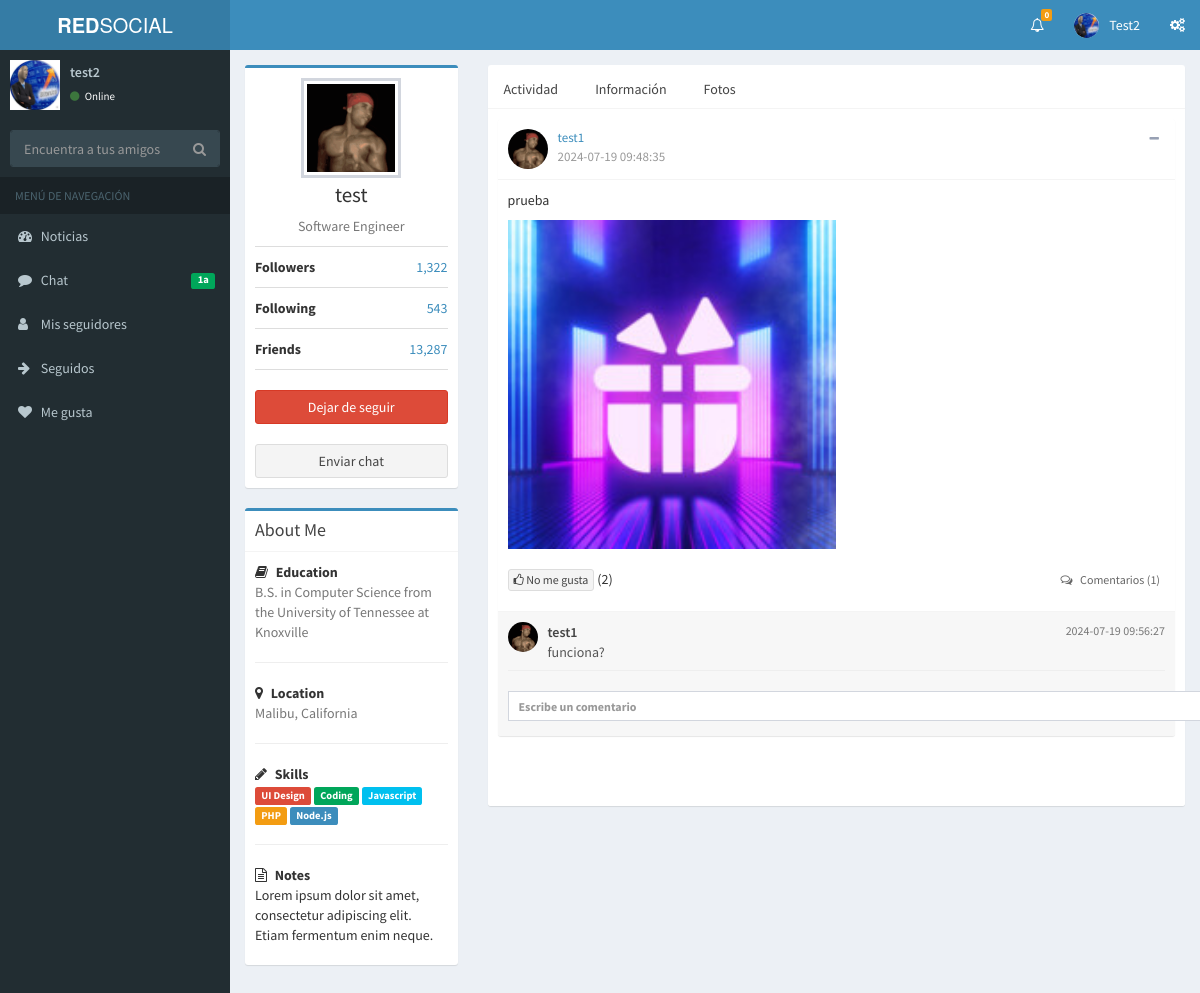
The app's page /perfil.php?id=7 (signed in) with its own data.
### tables this page shows
CREATE TABLE `usuarios` (
  `id_use` int(11) NOT NULL,
  `nombre` varchar(100) NOT NULL,
  `usuario` varchar(100) NOT NULL,
  `contrasena` varchar(100) NOT NULL,
  `nacimiento` date NOT NULL DEFAULT '2000-01-01',
  `avatar` varchar(200) NOT NULL,
  `email` varchar(100) NOT NULL,
  `sexo` varchar(10) NOT NULL DEFAULT 'Nin',
  `fecha_reg` datetime NOT NULL,
  `verificado` int(11) NOT NULL DEFAULT 0,
  `privada` int(1) NOT NULL DEFAULT 0
);

CREATE TABLE `publicaciones` (
  `id_pub` int(11) NOT NULL,
  `usuario` int(11) NOT NULL,
  `fecha` datetime NOT NULL,
  `contenido` text NOT NULL,
  `imagen` int(11) NOT NULL,
  `album` int(11) NOT NULL,
  `comentarios` int(11) NOT NULL,
  `likes` int(11) NOT NULL
);

CREATE TABLE `fotos` (
  `id_fot` int(11) NOT NULL,
  `usuario` int(11) NOT NULL,
  `fecha` date NOT NULL,
  `ruta` varchar(200) NOT NULL,
  `album` int(11) NOT NULL,
  `publicacion` int(11) NOT NULL
);

CREATE TABLE `comentarios` (
  `id_com` int(11) NOT NULL,
  `usuario` int(11) NOT NULL,
  `comentario` text NOT NULL,
  `fecha` datetime NOT NULL,
  `publicacion` int(11) NOT NULL
);

### miactividad.php (the view, shortened to what this page needs)
<?php
include 'lib/config.php';
?>
<?php
$CantidadMostrar=5;
$aid = mysqli_real_escape_string($connect,$_GET['id']);
    $compag         =(int)(!isset($_GET['pag'])) ? 1 : $_GET['pag'];
  $consultavistas ="SELECT *
        FROM
        publicaciones WHERE usuario = '$aid'
        ORDER BY
        id_pub DESC LIMIT ".(($compag-1)*$CantidadMostrar)." , ".$CantidadMostrar;
  $consulta=mysqli_query($connect,$consultavistas);
  while ($lista=mysqli_fetch_array($consulta)) {
    $userid = mysqli_real_escape_string($connect,$lista['usuario']);
    $usuariob = mysqli_query($connect,"SELECT * FROM usuarios WHERE id_use = '$userid'");
    $use = mysqli_fetch_array($usuariob);
    $fotos = mysqli_query($connect,"SELECT * FROM fotos WHERE publicacion = '$lista[id_pub]'");
    $fot = mysqli_fetch_array($fotos);
  ?>
          <div class="box box-widget">
            <div class="box-header with-border">
              <div class="user-block">
                <img class="img-circle" src="avatars/<?php echo $use['avatar']; ?>" alt="User Image">
                <span class="description" onclick="location.href='perfil.php?id=<?php echo $use['id_use'];?>';" style="cursor:pointer; color: #3C8DBC;""><?php echo $use['usuario'];?></span>
                <span class="description"><?php echo $lista['fecha'];?></span>
              </div>
              <div class="box-tools">
                <button type="button" class="btn btn-box-tool" data-widget="collapse"><i class="fa fa-minus"></i>
                </button>
              </div>
            </div>
            <div class="box-body">
              <p><?php echo $lista['contenido'];?></p>
              <?php
              if($lista['imagen'] != 0)
              {
              ?>
              <img src="publicaciones/<?php echo $fot['ruta'];?>" width="50%">
              <?php
              }
              ?>
              <br><br>
              <?php
              $numcomen = mysqli_num_rows(mysqli_query($connect,"SELECT * FROM comentarios WHERE publicacion = '".$lista['id_pub']."'"));
              ?>
            <ul class="list-inline">
              <?php
              $query = mysqli_query($connect,"SELECT * FROM likes WHERE post = '".$lista['id_pub']."' AND usuario = ".$_SESSION['id']."");
              if (mysqli_num_rows($query) == 0) { ?>
                <li><div class="btn btn-default btn-xs like" id="<?php echo $lista['id_pub']; ?>"><i class="fa fa-thumbs-o-up"></i> Me gusta </div><span id="likes_<?php echo $lista['id_pub']; ?>"> (<?php echo $lista['likes']; ?>)</span></li>
              <?php } else { ?>
                <li><div class="btn btn-default btn-xs like" id="<?php echo $lista['id_pub']; ?>"><i class="fa fa-thumbs-o-up"></i> No me gusta </div><span id="likes_<?php echo $lista['id_pub']; ?>"> (<?php echo $lista['likes']; ?>)</span></li>
              <?php } ?>
                    <li class="pull-right">
                      <span href="#" class="link-black text-sm"><i class="fa fa-comments-o margin-r-5"></i> Comentarios
                        (<?php echo $numcomen; ?>)</span></li>
                  </ul>
            </div>
            <div class="box-footer box-comments">
            <?php
            $comentarios = mysqli_query($connect,"SELECT * FROM comentarios WHERE publicacion = '".$lista['id_pub']."' ORDER BY id_com desc LIMIT 2");
            while($com=mysqli_fetch_array($comentarios)){
              $usuarioc = mysqli_query($connect,"SELECT * FROM usuarios WHERE id_use = '".$com['usuario']."'");
              $usec = mysqli_fetch_array($usuarioc);
              ?>
              <div class="box-comment">
                <img class="img-circle img-sm" src="avatars/<?php echo $usec['avatar'];?>">
                <div class="comment-text">
                      <span class="username">
                        <?php echo $usec['usuario'];?>
                        <span class="text-muted pull-right"><?php echo $com['fecha'];?></span>
                      </span>
                  <?php echo $com['comentario'];?>
                </div>
              </div>
              <?php } ?>
              <br>
                <form method="post" action="">
                <label id="record-<?php  echo $lista['id_pub'];?>">
                <input type="text" class="enviar-btn form-control input-sm" style="width: 800px;" placeholder="Escribe un comentario" name="comentario" id="comentario-<?php  echo $lista['id_pub'];?>">
                </form>
              </div>
        </div>
    <br><br>
  <?php
  }
?>

### perfil.php (shortened to what this page needs)
<?php
include 'lib/config.php';
include 'lib/socialnetwork-lib.php';
?>
<?php
  if(isset($_GET['id']))
  {
  $id = mysqli_real_escape_string($connect,$_GET['id']);
  $pag = $_GET['perfil'];
  $infouser = mysqli_query($connect,"SELECT * FROM usuarios WHERE id_use = '$id'");
  $use = mysqli_fetch_array($infouser);
  $amigos = mysqli_query($connect,"SELECT * FROM amigos WHERE de = '$id' AND para = '".$_SESSION['id']."' OR de = '".$_SESSION['id']."' AND para = '$id'");
  $ami = mysqli_fetch_array($amigos);
  ?>
<!DOCTYPE html>
<html>
<head>
  <link rel="stylesheet" href="bootstrap/css/bootstrap.min.css">
  <link rel="stylesheet" href="https://cdnjs.cloudflare.com/ajax/libs/font-awesome/4.5.0/css/font-awesome.min.css">
  <link rel="stylesheet" href="https://cdnjs.cloudflare.com/ajax/libs/ionicons/2.0.1/css/ionicons.min.css">
  <link rel="stylesheet" href="dist/css/AdminLTE.min.css">
  <link rel="stylesheet" href="dist/css/skins/_all-skins.min.css">
</head>
<body class="hold-transition skin-blue sidebar-mini">
<div class="wrapper">
  <?php echo Headerb (); ?>
  <?php echo Side (); ?>
  <div class="content-wrapper">
    <section class="content">
      <div class="row">
        <div class="col-md-3">
          <div class="box box-primary">
            <div class="box-body box-profile">
              <img class="profile-user-img img-responsive" src="avatars/<?php echo $use['avatar'];?>" alt="User profile picture">
              <h3 class="profile-username text-center"><?php echo $use['nombre'];?></h3>
              <p class="text-muted text-center">Software Engineer</p>
              <ul class="list-group list-group-unbordered">
                <li class="list-group-item">
                  <b>Followers</b> <a class="pull-right">1,322</a>
                </li>
                <li class="list-group-item">
                  <b>Following</b> <a class="pull-right">543</a>
                </li>
                <li class="list-group-item">
                  <b>Friends</b> <a class="pull-right">13,287</a>
                </li>
              </ul>
              <?php if($_SESSION['id'] != $id) {?>
              <form action="" method="post">
              <?php if(mysqli_num_rows($amigos) >= 1 AND $ami['estado'] == 0) { ?>
              <center><h4>Esperando respuesta</h4></center>
              <?php } else { ?>
              <?php if($use['privada'] == 0 AND $ami['estado'] == 1) { ?>
              <input type="submit" class="btn btn-danger btn-block" name="dejarseguir" value="Dejar de seguir">
              <?php } ?>
              <?php } ?>
              </form>
              <?php } ?>
              <br>
              <a href="chat.php?usuario=<?php echo $id;?>"><input type="button" class="btn btn-default btn-block" name="dejarseguir" value="Enviar chat"></a>
            </div>
          </div>
          <div class="box box-primary">
            <div class="box-header with-border">
              <h3 class="box-title">About Me</h3>
            </div>
            <div class="box-body">
              <strong><i class="fa fa-book margin-r-5"></i> Education</strong>
              <p class="text-muted">
                B.S. in Computer Science from the University of Tennessee at Knoxville
              </p>
              <hr>
              <strong><i class="fa fa-map-marker margin-r-5"></i> Location</strong>
              <p class="text-muted">Malibu, California</p>
              <hr>
              <strong><i class="fa fa-pencil margin-r-5"></i> Skills</strong>
              <p>
                <span class="label label-danger">UI Design</span>
                <span class="label label-success">Coding</span>
                <span class="label label-info">Javascript</span>
                <span class="label label-warning">PHP</span>
                <span class="label label-primary">Node.js</span>
              </p>
              <hr>
              <strong><i class="fa fa-file-text-o margin-r-5"></i> Notes</strong>
              <p>Lorem ipsum dolor sit amet, consectetur adipiscing elit. Etiam fermentum enim neque.</p>
            </div>
          </div>
        </div>
        <div class="col-md-9">
          <div class="nav-tabs-custom">
            <ul class="nav nav-tabs">
              <li class="<?php echo $pag == 'miactividad' ? 'active' : ''; ?>"><a href="?id=<?php echo $id;?>&perfil=miactividad">Actividad</a></li>
              <li class="<?php echo $pag == 'informacion' ? 'active' : ''; ?>"><a href="?id=<?php echo $id;?>&perfil=informacion">Información</a></li>
              <li class="<?php echo $pag == 'fotos' ? 'active' : ''; ?>"><a href="?id=<?php echo $id;?>&perfil=fotos">Fotos</a></li>
            </ul>
            <div class="tab-content">
          <div class="scroll">
          <?php
          if($use['privada'] != 1) { ?>
            <?php
            $pagina = isset($_GET['perfil']) ? strtolower($_GET['perfil']) : 'miactividad';
            require_once $pagina.'.php';
            ?>
          <?php } else { ?>
          <center><h2>Este perfil es privado, envia una solicitud</h2></center>
          <?php } ?>
          </div>
              </div>
          </div>
        </div>
      </div>
    </section>
  </div>
</div>
</body>
</html>
<?php
}
?>

### lib/socialnetwork-lib.php (shortened to what this page needs)
<?php
function Headerb ()
{
?>
<header class="main-header">
    <a href="index.php" class="logo">
      <span class="logo-lg"><b>RED</b>SOCIAL</span>
    </a>
    <nav class="navbar navbar-static-top">
      <div class="navbar-custom-menu">
        <ul class="nav navbar-nav">
          <?php
          include 'lib/config.php';
          $contadorcuant = mysqli_query($connect,"SELECT * FROM notificaciones WHERE user2 = '".$_SESSION['id']."' AND leido = '0' ORDER BY id_not desc");
          $cuantas = mysqli_num_rows($contadorcuant);
          ?>
          <li class="dropdown notifications-menu">
            <a href="#" class="dropdown-toggle" data-toggle="dropdown">
              <i class="fa fa-bell-o"></i>
              <span class="label label-warning"><?php echo $cuantas; ?></span>
            </a>
          </li>
          <?php
          include 'lib/config.php';
          $upvn=mysqli_query($connect,"SELECT * FROM usuarios WHERE id_use ='".$_SESSION['id']."'");
          $up=mysqli_fetch_array($upvn);
          ?>
          <li class="dropdown user user-menu">
            <a href="#" class="dropdown-toggle" data-toggle="dropdown">
              <img src="avatars/<?php echo $up['avatar']; ?>" class="user-image" alt="User Image">
              <span class="hidden-xs"><?php echo ucwords($up['usuario']); ?></span>
            </a>
          </li>
          <li>
            <a * data-toggle="control-sidebar"><i class="fa fa-gears"></i></a>
          </li>
        </ul>
      </div>
    </nav>
  </header>
<?php
}
?>
<?php
function Side ()
{
?>
  <aside class="main-sidebar">
    <section class="sidebar">
      <div class="user-panel">
        <div class="pull-left">
          <?php
          include 'lib/config.php';
          $upvn=mysqli_query($connect,"SELECT * FROM usuarios WHERE id_use ='".$_SESSION['id']."'");
          $up=mysqli_fetch_array($upvn);
          ?>
          <img src="avatars/<?php echo $up['avatar']; ?>" width="50" alt="User Image">
        </div>
        <div class="pull-left info">
          <p ><a href="perfil.php?id=<?php echo $_SESSION['id'];?>"><?php echo $up['usuario']; ?></a></p>
          <a href=""><i class="fa fa-circle text-success"></i> Online</a>
        </div>
      </div>
      <form action="#" method="get" class="sidebar-form">
        <div class="input-group">
          <input type="text" name="q" class="form-control" placeholder="Encuentra a tus amigos">
              <span class="input-group-btn">
                <button type="submit" name="search" id="search-btn" class="btn btn-flat"><i class="fa fa-search"></i>
                </button>
              </span>
        </div>
      </form>
      <ul class="sidebar-menu">
        <li class="header">MENÚ DE NAVEGACIÓN</li>
        <li>
          <a href="index.php">
            <i class="fa fa-dashboard"></i> <span>Noticias</span>
          </a>
        </li>
        <li>
          <a href="chats.php">
            <i class="fa fa-comment"></i> <span>Chat</span>
            <span class="pull-right-container">
              <small class="label pull-right bg-green">1a</small>
            </span>
          </a>
        </li>
        <li>
          <a href="index.php">
            <i class="fa fa-user"></i> <span>Mis seguidores</span>
          </a>
        </li>
        <li>
          <a href="index.php">
            <i class="fa fa-arrow-right"></i> <span>Seguidos</span>
          </a>
        </li>
        <li>
          <a href="index.php">
            <i class="fa fa-heart"></i> <span>Me gusta</span>
          </a>
        </li>
          </ul>
    </section>
  </aside>
<?php
}
?>

### records on screen
usuarios: avatar (picture), usuario "Test2", usuario "test2"
usuarios: avatar (picture), nombre "test"
publicaciones: usuarios.avatar (picture), usuarios.usuario "test1", fecha "2024-07-19 09:48:35", contenido "prueba", fotos.ruta (picture), likes "2", numcomen "1"
comentarios: usuarios.avatar (picture), usuarios.usuario "test1", fecha "2024-07-19 09:56:27", comentario "funciona?"

### other values on screen
$cuantas "0"
